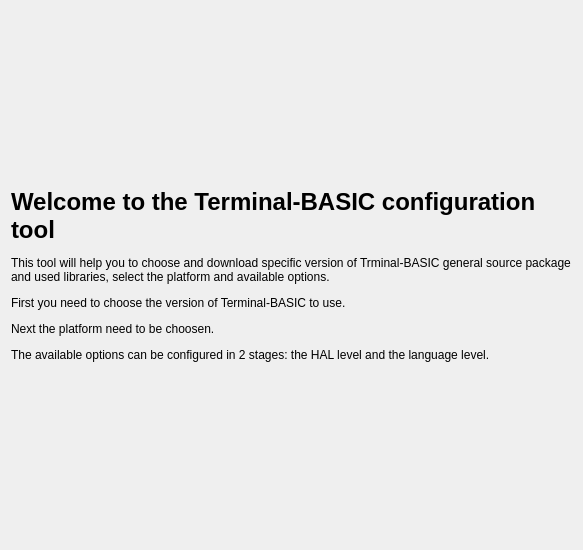
<?xml version="1.0" encoding="UTF-8"?>
<ui version="4.0">
 <class>IntroPage</class>
 <widget class="QWidget" name="IntroPage">
  <property name="geometry">
   <rect>
    <x>0</x>
    <y>0</y>
    <width>583</width>
    <height>550</height>
   </rect>
  </property>
  <property name="windowTitle">
   <string>Form</string>
  </property>
  <layout class="QVBoxLayout" name="verticalLayout">
   <item>
    <widget class="QLabel" name="label">
     <property name="text">
      <string>&lt;html&gt;&lt;head/&gt;&lt;body&gt;&lt;p&gt;&lt;span style=&quot; font-size:xx-large; font-weight:600;&quot;&gt;Welcome to the Terminal-BASIC configuration tool&lt;/span&gt;&lt;/p&gt;&lt;p&gt;This tool will help you to choose and download specific version of Trminal-BASIC general source package and used libraries, select the platform and available options.&lt;/p&gt;&lt;p&gt;First you need to choose the version of Terminal-BASIC to use.&lt;/p&gt;&lt;p&gt;Next the platform need to be choosen.&lt;/p&gt;&lt;p&gt;The available options can be configured in 2 stages: the HAL level and the language level.&lt;/p&gt;&lt;/body&gt;&lt;/html&gt;</string>
     </property>
     <property name="textFormat">
      <enum>Qt::AutoText</enum>
     </property>
     <property name="wordWrap">
      <bool>true</bool>
     </property>
    </widget>
   </item>
  </layout>
 </widget>
 <resources/>
 <connections/>
</ui>
